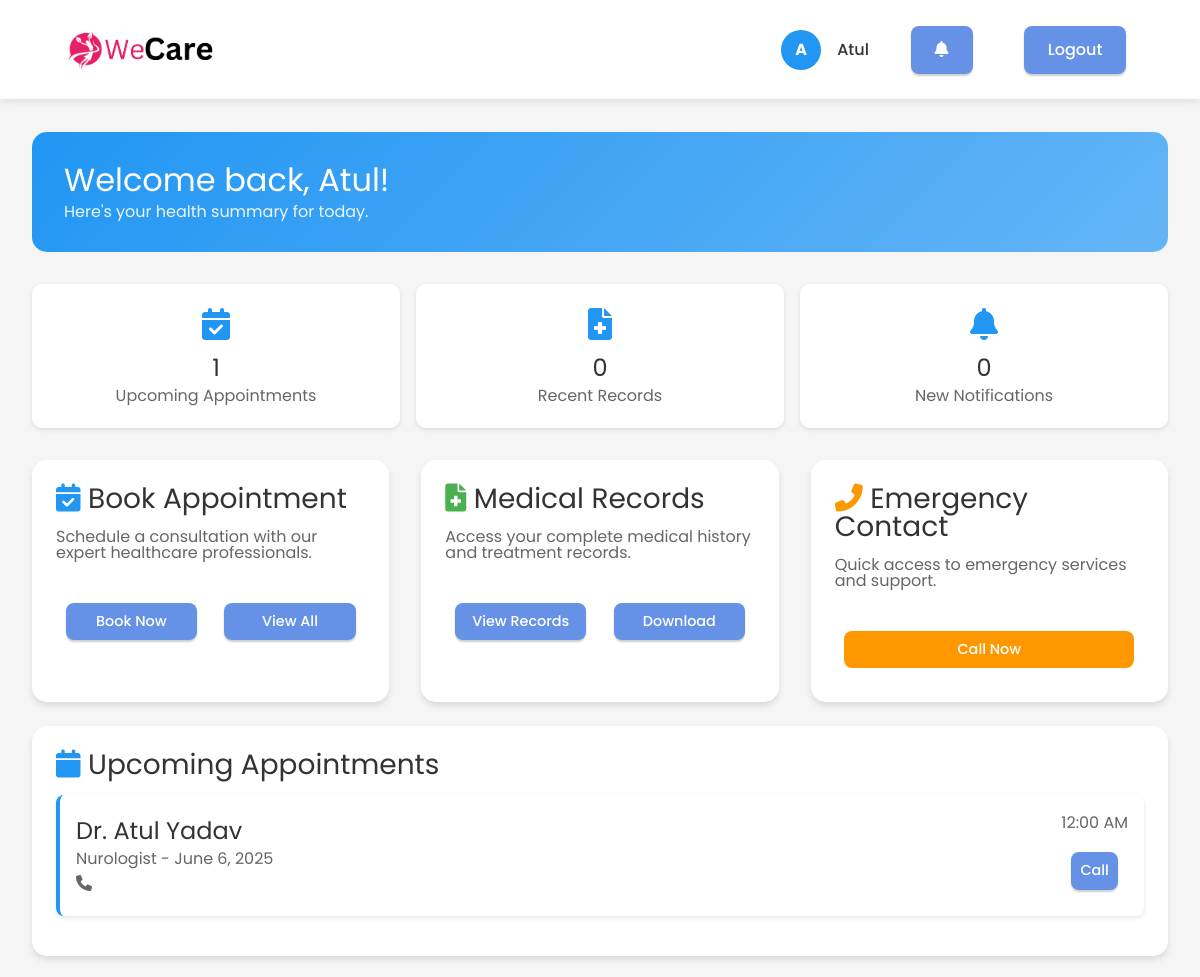
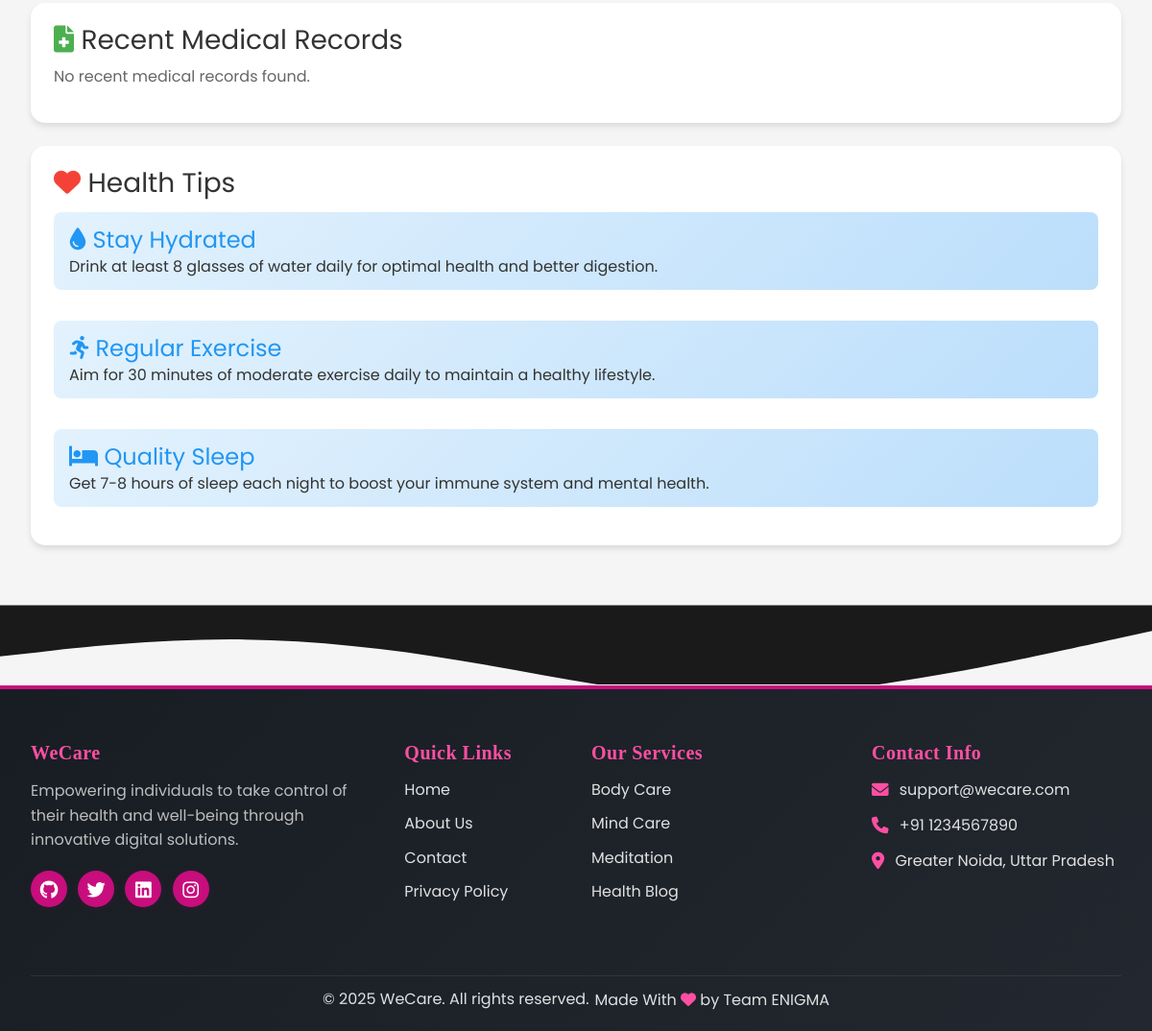
The page /patient_dashboard.php (signed in) on the database its author committed (2 pictures, top to bottom).
### tables this page shows
CREATE TABLE IF NOT EXISTS `appointments` (
  `appointment_id` int NOT NULL AUTO_INCREMENT,
  `patient_id` int NOT NULL,
  `doctor_id` int NOT NULL,
  `appointment_date` date NOT NULL,
  `appointment_time` time NOT NULL,
  `reason` text NOT NULL,
  `notes` text,
  `preferred_communication` varchar(50) NOT NULL,
  `status` varchar(20) NOT NULL DEFAULT 'Scheduled',
  `created_at` timestamp NULL DEFAULT CURRENT_TIMESTAMP,
  PRIMARY KEY (`appointment_id`),
  KEY `patient_id` (`patient_id`),
  KEY `doctor_id` (`doctor_id`),
  KEY `idx_appointments_date` (`appointment_date`)
);

CREATE TABLE IF NOT EXISTS `doctors` (
  `doctor_id` int NOT NULL AUTO_INCREMENT,
  `full_name` varchar(100) NOT NULL,
  `email` varchar(100) NOT NULL,
  `password` varchar(255) NOT NULL,
  `phone` varchar(20) DEFAULT NULL,
  `specialization` varchar(100) NOT NULL,
  `qualification` varchar(100) NOT NULL,
  `experience` int NOT NULL,
  `license_no` varchar(50) NOT NULL,
  `is_verified` tinyint(1) DEFAULT '0',
  `created_at` timestamp NULL DEFAULT CURRENT_TIMESTAMP,
  `profile_image` varchar(255) DEFAULT NULL,
  PRIMARY KEY (`doctor_id`),
  UNIQUE KEY `email` (`email`),
  UNIQUE KEY `license_no` (`license_no`),
  KEY `idx_doctors_email` (`email`)
);

### patient_dashboard.php (the view, shortened to what this page needs)
<?php
require_once __DIR__ . '/config.php';
$username = $_SESSION['user_name'];
$userId = $_SESSION['user_id'];
try {
    $stmt = $con->prepare("SELECT a.*, d.full_name as doctor_name, d.specialization, d.phone as doctor_phone
                          FROM appointments a
                          JOIN doctors d ON a.doctor_id = d.doctor_id
                          WHERE a.patient_id = ? AND a.appointment_date >= CURDATE()
                          ORDER BY a.appointment_date ASC
                          LIMIT 3");
    $stmt->bind_param("i", $userId);
    $stmt->execute();
    $upcomingAppointments = $stmt->get_result()->fetch_all(MYSQLI_ASSOC);
} catch (Exception $e) {
    $upcomingAppointments = [];
    error_log("Error fetching upcoming appointments: " . $e->getMessage());
}
try {
    $stmt = $con->prepare("SELECT mr.*, d.full_name as doctor_name, d.specialization
                          FROM medical_records mr
                          JOIN doctors d ON mr.doctor_id = d.doctor_id
                          WHERE mr.patient_id = ?
                          ORDER BY mr.record_date DESC
                          LIMIT 3");
    $stmt->bind_param("i", $userId);
    $stmt->execute();
    $medicalRecords = $stmt->get_result()->fetch_all(MYSQLI_ASSOC);
} catch (Exception $e) {
    $medicalRecords = [];
    error_log("Error fetching medical records: " . $e->getMessage());
}
try {
    $stmt = $con->prepare("SELECT * FROM notifications
                          WHERE user_id = ? AND user_type = 'patient' AND is_read = 0
                          ORDER BY created_at DESC
                          LIMIT 5");
    $stmt->bind_param("i", $userId);
    $stmt->execute();
    $notifications = $stmt->get_result()->fetch_all(MYSQLI_ASSOC);
} catch (Exception $e) {
    $notifications = [];
    error_log("Error fetching notifications: " . $e->getMessage());
}
?>
<!DOCTYPE html>
<html lang="en">
<head>
    <link rel="stylesheet" href="styles/homepage.css">
    <link rel="stylesheet" href="assets/web/assets/mobirise-icons2/mobirise2.css">
    <link rel="stylesheet" href="assets/tether/tether.min.css">
    <link rel="stylesheet" href="assets/bootstrap/css/bootstrap.min.css">
    <link rel="stylesheet" href="assets/bootstrap/css/bootstrap-grid.min.css">
    <link rel="stylesheet" href="assets/bootstrap/css/bootstrap-reboot.min.css">
    <link rel="stylesheet" href="assets/dropdown/css/style.css">
    <link rel="stylesheet" href="assets/socicon/css/styles.css">
    <link rel="stylesheet" href="assets/theme/css/style.css">
    <link rel="stylesheet" href="assets/mobirise/css/mbr-additional.css" type="text/css">
    <link rel="stylesheet" href="https://cdnjs.cloudflare.com/ajax/libs/font-awesome/6.0.0/css/all.min.css">
</head>
<body>
    <nav class="navbar">
        <div class="container" style="display: flex; justify-content: space-between; align-items: center;">
            <div style="display: flex; align-items: center;">
                <img src="assets/images/thrive_logo.png" alt="WeCare Logo" style="height: 40px; margin-right: 1rem;">
                </div>
            <div style="display: flex; align-items: center; gap: 2rem;">
                <div class="profile-section">
                    <div class="profile-icon">
                        <?php echo strtoupper(substr($username, 0, 1)); ?>
                    </div>
                    <span style="font-weight: 500;"><?php echo htmlspecialchars($username); ?></span>
                                    </div>
                <div style="position: relative;">
                    <a href="notifications.php" class="btn btn-secondary">
                        <i class="fas fa-bell"></i>
                    </a>
                </div>
                <a href="?logout=true" class="btn btn-primary">Logout</a>
            </div>
        </div>
    </nav>
    <main class="main-content">
        <div class="container">
            <section class="welcome-section">
                <h2 style="margin: 0; font-size: 2rem;">Welcome back, <?php echo htmlspecialchars($username); ?>!</h2>
                <p style="margin: 0.5rem 0 0; opacity: 0.9;">Here's your health summary for today.</p>
            </section>
            <div class="quick-stats">
                <div class="stat-card">
                    <i class="fas fa-calendar-check"></i>
                    <h3><?php echo count($upcomingAppointments); ?></h3>
                    <p>Upcoming Appointments</p>
                        </div>
                <div class="stat-card">
                    <i class="fas fa-file-medical"></i>
                    <h3><?php echo count($medicalRecords); ?></h3>
                    <p>Recent Records</p>
                    </div>
                <div class="stat-card">
                    <i class="fas fa-bell"></i>
                    <h3><?php echo count($notifications); ?></h3>
                    <p>New Notifications</p>
                </div>
            </div>
            <div class="grid">
                <div class="card">
                    <h3 style="margin: 0 0 1rem; color: var(--dark-text);">
                        <i class="fas fa-calendar-check" style="color: var(--primary-color);"></i>
                        Book Appointment
                    </h3>
                    <p style="color: var(--light-text);">Schedule a consultation with our expert healthcare professionals.</p>
                    <div class="action-buttons">
                        <a href="book_appointment.php" class="btn btn-primary">Book Now</a>
                        <a href="appointments.php" class="btn btn-secondary">View All</a>
                        </div>
                        </div>
                <div class="card">
                    <h3 style="margin: 0 0 1rem; color: var(--dark-text);">
                        <i class="fas fa-file-medical" style="color: var(--secondary-color);"></i>
                        Medical Records
                    </h3>
                    <p style="color: var(--light-text);">Access your complete medical history and treatment records.</p>
                    <div class="action-buttons">
                        <a href="patient_medical_history.php" class="btn btn-secondary">View Records</a>
                        <a href="download_records.php" class="btn btn-primary">Download</a>
                    </div>
                </div>
                <div class="card">
                    <h3 style="margin: 0 0 1rem; color: var(--dark-text);">
                        <i class="fas fa-phone-alt" style="color: var(--accent-color);"></i>
                        Emergency Contact
                    </h3>
                    <p style="color: var(--light-text);">Quick access to emergency services and support.</p>
                    <div class="action-buttons">
                        <a href="tel:911" class="btn btn-accent">Call Now</a>
                    </div>
                </div>
            </div>
            <section class="card">
                <h3 style="margin: 0 0 1rem; color: var(--dark-text);">
                    <i class="fas fa-calendar" style="color: var(--primary-color);"></i>
                    Upcoming Appointments
                </h3>
                <?php if (empty($upcomingAppointments)): ?>
                    <p style="color: var(--light-text);">No upcoming appointments scheduled.</p>
                <?php else: ?>
                    <div style="display: grid; gap: 1rem;">
                        <?php foreach ($upcomingAppointments as $appointment): ?>
                            <div class="appointment-card">
                                <div style="display: flex; justify-content: space-between; align-items: center;">
                                    <div>
                                        <h4 style="margin: 0; color: var(--dark-text);">Dr. <?php echo htmlspecialchars($appointment['doctor_name']); ?></h4>
                                        <p style="margin: 0.5rem 0 0; color: var(--light-text);">
                                            <?php echo htmlspecialchars($appointment['specialization']); ?> -
                                            <?php echo date('F j, Y', strtotime($appointment['appointment_date'])); ?>
                                        </p>
                                        <p style="margin: 0.5rem 0 0; color: var(--light-text);">
                                            <i class="fas fa-phone"></i> <?php echo htmlspecialchars($appointment['doctor_phone']); ?>
                                        </p>
                                    </div>
                                    <div style="text-align: right;">
                                        <span style="color: var(--light-text);">
                                            <?php echo date('g:i A', strtotime($appointment['appointment_date'])); ?>
                                        </span>
                                        <div class="action-buttons" style="margin-top: 0.5rem;">
                                            <a href="tel:<?php echo htmlspecialchars($appointment['doctor_phone']); ?>" class="btn btn-primary">Call</a>
                                        </div>
                                    </div>
                                </div>
                            </div>
                        <?php endforeach; ?>
                    </div>
                <?php endif; ?>
            </section>
            <section class="card">
                <h3 style="margin: 0 0 1rem; color: var(--dark-text);">
                    <i class="fas fa-file-medical" style="color: var(--secondary-color);"></i>
                    Recent Medical Records
                </h3>
                <?php if (empty($medicalRecords)): ?>
                    <p style="color: var(--light-text);">No recent medical records found.</p>
                <?php endif; ?>
            </section>
            <section class="card">
                <h3 style="margin: 0 0 1rem; color: var(--dark-text);">
                    <i class="fas fa-heart" style="color: var(--danger-color);"></i>
                    Health Tips
                </h3>
                <div style="display: grid; gap: 1rem;">
                    <div class="health-tip">
                        <h4><i class="fas fa-tint"></i> Stay Hydrated</h4>
                        <p>Drink at least 8 glasses of water daily for optimal health and better digestion.</p>
                    </div>
                    <div class="health-tip">
                        <h4><i class="fas fa-running"></i> Regular Exercise</h4>
                        <p>Aim for 30 minutes of moderate exercise daily to maintain a healthy lifestyle.</p>
                        </div>
                    <div class="health-tip">
                        <h4><i class="fas fa-bed"></i> Quality Sleep</h4>
                        <p>Get 7-8 hours of sleep each night to boost your immune system and mental health.</p>
                    </div>
                </div>
            </section>
        </div>
    </main>
    <?php require_once 'includes/footer.php'; ?>
</body>
</html>

### assets/theme/css/style.css (style rules this page uses)
section { background-color: #ffffff; }
body { font-style: normal; line-height: 1.5; font-weight: 400; color: #232323; position: relative; }
section, .container, .container-fluid { position: relative; word-wrap: break-word; }
a { font-style: normal; font-weight: 400; cursor: pointer; }
a, a:hover { text-decoration: none; }
h1, h2, h3, h4, h5, h6, .display-1, .display-2, .display-4, .display-5, .display-7, span, p, a { line-height: 1; word-break: break-word; word-wrap: break-word; font-weight: 400; }
section { background-position: 50% 50%; background-repeat: no-repeat; background-size: cover; }
img, iframe { display: block; width: 100%; }
.card { background-color: transparent; border: none; }
.btn { font-weight: 600; border-width: 1px; font-style: normal; margin: 0.6rem 0.6rem; white-space: normal; -webkit-transition: all 0.2s ease-in-out; transition: all 0.2s ease-in-out; display: -webkit-inline-box; display: -ms-inline-flexbox; display: inline-flex; -webkit-box-align: center; -ms-flex-align: center; align-items: center; -webkit-box-pack: center; -ms-flex-pack: center; justify-content: center; word-break: break-word; }
.navbar { display: -webkit-flex; -webkit-flex-wrap: wrap; -webkit-align-items: center; -webkit-justify-content: space-between; }
html, body { height: auto; min-height: 100vh; }
@media (min-width: 992px) { .container { padding-left: 16px; padding-right: 16px; } }

### assets/mobirise/css/mbr-additional.css (style rules this page uses)
body { font-family: IBM Plex Sans; }
.btn { padding: 0.6rem 1.2rem; border-radius: 4px; }
.btn-primary, .btn-primary:active { background-color: #6592e6 !important; border-color: #6592e6 !important; color: #ffffff !important; box-shadow: 0 2px 2px 0 rgba(0, 0, 0, 0.2); }
.btn-secondary, .btn-secondary:active { background-color: #6592e6 !important; border-color: #ff6666 !important; color: #ffffff !important; box-shadow: 0 2px 2px 0 rgba(0, 0, 0, 0.2); }
a, a:hover { color: #6592e6; }
body { overflow-x: hidden; }
a { transition: color 0.6s; }

### rows shown on the page
appointments: doctor.full_name "Atul Yadav", doctor.specialization "Nurologist", appointment_date "June 6, 2025", appointment_date "12:00 AM"

### other values the page prints
substr($username, 0, 1) "A"
$username "Atul"
count($upcomingAppointments) "1"
count($medicalRecords) "0"
count($notifications) "0"
